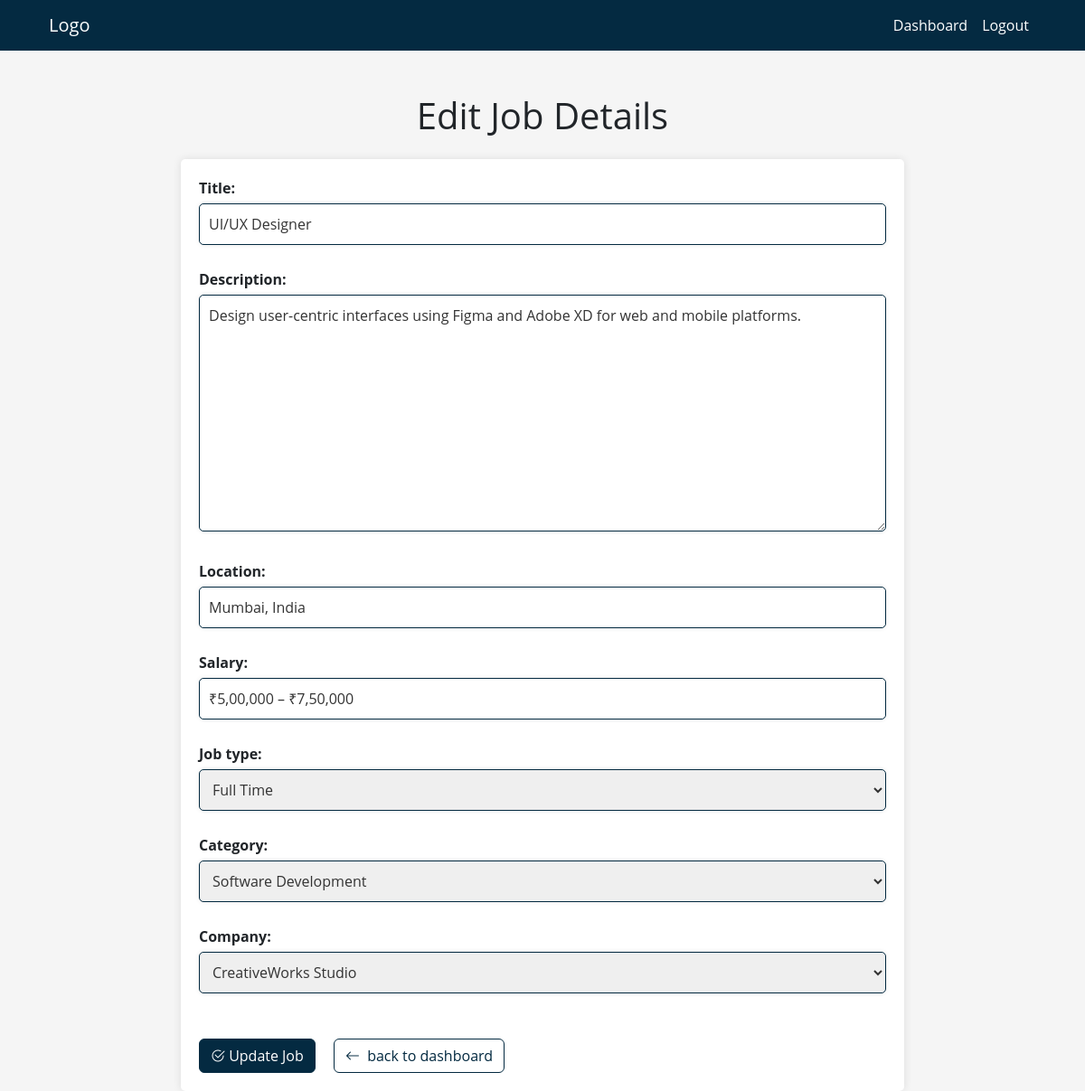
Page /jobs/5/edit/ (signed in) on the committed database.
### app1/models.py (models this page shows, shortened)
class Job(models.Model):
    JOB_TYPES = [
        ('FT', 'Full Time'),
        ('PT', 'Part Time'),
        ('CT', 'Contract'),
        ('FL', 'Freelance')
    ]
    title = models.CharField(max_length=255)
    description = models.TextField()
    location = models.CharField(max_length=100)
    salary = models.CharField(max_length=50, blank=True ,default='0')
    job_type = models.CharField(max_length=2, choices=JOB_TYPES)
    company = models.ForeignKey(Company, on_delete=models.CASCADE)
    category = models.ForeignKey(Category, on_delete=models.SET_NULL, null=True)
    posted_by = models.ForeignKey(User, on_delete=models.CASCADE)
    posted_at = models.DateTimeField(auto_now_add=True)

### app1/views.py (the view)
# urls.py: path('jobs/<int:pk>/edit/', views.edit_job, name='edit_job'),
@login_required
def edit_job(request, pk):
    job = get_object_or_404(Job, pk=pk, posted_by=request.user)
    if request.method == 'POST':
        form = JobForm(request.POST, instance=job)
        if form.is_valid():
            form.save()
            return redirect('employer_dashboard')
    else:
        form = JobForm(instance=job)
    return render(request, 'jobs/edit_job.html', {'form': form})

### app1/forms.py
class JobForm(forms.ModelForm):
    class Meta:
        model = Job
        fields = ['title', 'description', 'location', 'salary', 'job_type', 'category', 'company']

### app1/models.py (called while the page is built)
    def __str__(self):
        return self.name

    def __str__(self):
        return self.name

### app1/templates/jobs/edit_job.html (shortened to what this page needs)
{% extends 'jobs/base.html' %}
{% block content %}
<div class="container mt-5">
        <h1 class="text-center mb-4">{% if form.instance.pk %}Edit Job Details{% else %}Create New Job{% endif %}</h1>
        <div class="employer-form">
            <form method="post">{% csrf_token %}
                {{ form.as_p }}
                <button type="submit" class="btn btn2 me-3 mt-4"><i class="bi bi-check2-circle"></i> Update Job</button>
                <a href="{% url 'employer_dashboard' %}" class="btn btn1 mt-4"><i class="bi bi-arrow-left me-1"></i> back to dashboard</a>
            </form>
        </div>
    </div>
{% endblock %}

### app1/static/css/styles.css (style rules this page uses)
:root { --clr-primary : #042a41 }
body { background-color: #f5f5f5; font-family: 'Open Sans', sans-serif; }
.btn1 { border: 1px solid var(--clr-primary); background-color: white; color: var(--clr-primary); }
.btn2 { border: 1px solid var(--clr-primary); background-color: var(--clr-primary); color: #fff; transition: all 0.3s ease-in-out; }
.employer-form { max-width: 800px; margin: 0 auto; padding: 20px; border-radius: 5px; background-color: #fff; box-shadow: 0 0 10px rgba(0, 0, 0, 0.1); }
.employer-form label { font-weight: bold; }
.employer-form input,textarea,select { width: 100%; padding: 10px; margin-bottom: 10px; border-radius: 5px; border: none; color: #333; box-shadow: 0 0 5px rgba(0, 0, 0, 0.1); border: 1px solid var(--clr-primary); margin-top: 5px; }

### rows in the picture
Job: title "UI/UX Designer", description "Design user-centric interfaces using Figma and Adobe XD for web and mobile platforms.", location "Mumbai, India", salary "₹5,00,000 – ₹7,50,000", job_type "Full Time", category "Software Development", company "CreativeWorks Studio"
